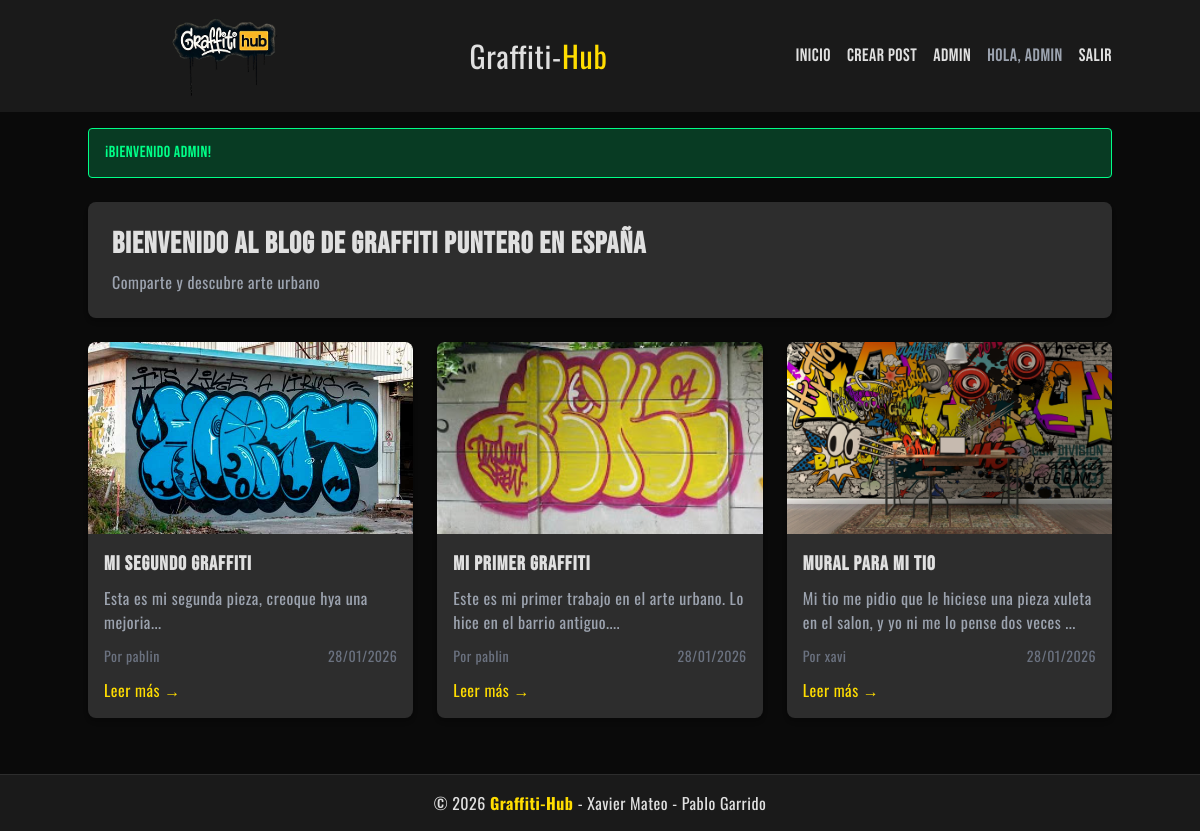
The page / (signed in) on the database its author committed.
### tables this page shows
CREATE TABLE posts (
    id INT AUTO_INCREMENT PRIMARY KEY,
    user_id INT NOT NULL,
    title VARCHAR(200) NOT NULL,
    content TEXT NOT NULL,
    image VARCHAR(255),
    status ENUM('draft', 'published') DEFAULT 'draft',
    created_at TIMESTAMP DEFAULT CURRENT_TIMESTAMP,
    updated_at TIMESTAMP DEFAULT CURRENT_TIMESTAMP ON UPDATE CURRENT_TIMESTAMP,
    FOREIGN KEY (user_id) REFERENCES users(id) ON DELETE CASCADE
);

CREATE TABLE users (
    id INT AUTO_INCREMENT PRIMARY KEY,
    username VARCHAR(50) UNIQUE NOT NULL,
    email VARCHAR(100) UNIQUE NOT NULL,
    password VARCHAR(255) NOT NULL,
    role ENUM('user', 'admin') DEFAULT 'user',
    created_at TIMESTAMP DEFAULT CURRENT_TIMESTAMP
);

### app/Controllers/PostController.php (called while the page is built, shortened)
<?php
require_once __DIR__ . '/../../config/database.php';
require_once __DIR__ . '/../Models/Post.php';
class PostController {
    private $post;
    public function __construct() {
        $database = new Database();
        $this->db = $database->connect();
        $this->post = new Post($this->db);
    }
    public function index() {
        $posts = $this->post->getAllPublished();
        require_once __DIR__ . '/../Views/posts/index.php';
    }
}
?>

### config/database.php (called while the page is built, shortened)
<?php
class Database {
    private $host;
    private $db_name;
    private $username;
    private $password;
    public function __construct() {
        $this->host = getenv('DB_HOST') ?: 'db';
        $this->db_name = getenv('DB_NAME') ?: 'blog_db';
        $this->username = getenv('DB_USER') ?: 'blog_user';
        $this->password = getenv('DB_PASS') ?: 'blog_password';
    }
    public function connect() {
        $this->conn = null;
        $max_attempts = 10;
        $attempt = 0;
        while ($attempt < $max_attempts) {
            try {
                $this->conn = new PDO(
                    "mysql:host=" . $this->host . ";dbname=" . $this->db_name,
                    $this->username,
                    $this->password,
                    array(
                        PDO::ATTR_ERRMODE => PDO::ERRMODE_EXCEPTION,
                        PDO::ATTR_DEFAULT_FETCH_MODE => PDO::FETCH_ASSOC,
                        PDO::MYSQL_ATTR_INIT_COMMAND => "SET NAMES utf8mb4"
                    )
                );
                break;
            } catch(PDOException $e) {
                $attempt++;
                if ($attempt >= $max_attempts) {
                    die("Error de conexión después de $max_attempts intentos: " . $e->getMessage() .
                        "<br><br>Asegúrate de que los contenedores estén corriendo: <code>docker-compose up -d</code>");
                }
                sleep(1);
            }
        }
        return $this->conn;
    }
}
?>

### app/Models/Post.php (called while the page is built, shortened)
<?php
class Post {
    private $conn;
    private $table = 'posts';
    public function __construct($db) {
        $this->conn = $db;
    }
    public function getAllPublished() {
        $query = "SELECT p.*, u.username
                  FROM " . $this->table . " p
                  LEFT JOIN users u ON p.user_id = u.id
                  WHERE p.status = 'published'
                  ORDER BY p.created_at DESC";
        $stmt = $this->conn->prepare($query);
        $stmt->execute();
        return $stmt->fetchAll(PDO::FETCH_ASSOC);
    }
}
?>

### app/Views/posts/index.php (the view, shortened to what this page needs)
<?php include __DIR__ . '/../layouts/header.php'; ?>
<div class="bg-gray-medium p-6 rounded-lg shadow-md mb-6">
    <h1 class="text-3xl font-bold text-gray-light">Bienvenido al Blog de Graffiti puntero en España</h1>
    <p class="text-gray-400 mt-2">Comparte y descubre arte urbano</p>
</div>
<?php if(empty($posts)): ?>
    <div class="bg-gray-medium p-6 rounded-lg shadow-md text-center">
        <p class="text-gray-400">No hay posts publicados aún.</p>
        <?php if(isLoggedIn()): ?>
            <a href="<?= BASE_URL ?>/posts/create" class="inline-block mt-4 bg-neon-green text-dark-bg px-6 py-2 rounded hover:bg-yellow-hub transition-colors">
                Crear el primer post
            </a>
        <?php endif; ?>
    </div>
<?php else: ?>
    <div class="grid grid-cols-1 md:grid-cols-2 lg:grid-cols-3 gap-6">
        <?php foreach($posts as $post): ?>
            <div class="bg-gray-medium rounded-lg shadow-md overflow-hidden hover:border-2 hover:border-yellow-hub transition-all">
                <?php if($post['image']): ?>
                    <img src="<?= UPLOAD_URL . $post['image'] ?>"
                         alt="<?= htmlspecialchars($post['title']) ?>"
                         class="w-full h-48 object-cover">
                <?php else: ?>
                    <div class="w-full h-48 bg-dark-alt flex items-center justify-center">
                        <span class="text-yellow-hub text-4xl">🎨</span>
                    </div>
                <?php endif; ?>
                <div class="p-4">
                    <h3 class="text-xl font-bold mb-2 text-gray-light">
                        <a href="<?= BASE_URL ?>/posts/<?= $post['id'] ?>" class="hover:text-yellow-hub transition-colors">
                            <?= htmlspecialchars($post['title']) ?>
                        </a>
                    </h3>
                    <p class="text-gray-400 mb-3">
                        <?= substr(htmlspecialchars($post['content']), 0, 100) ?>...
                    </p>
                    <div class="flex justify-between items-center text-sm text-gray-500">
                        <span>Por <?= htmlspecialchars($post['username']) ?></span>
                        <span><?= date('d/m/Y', strtotime($post['created_at'])) ?></span>
                    </div>
                    <a href="<?= BASE_URL ?>/posts/<?= $post['id'] ?>"
                       class="inline-block mt-3 text-yellow-hub hover:text-yellow-gold transition-colors">
                        Leer más →
                    </a>
                </div>
            </div>
        <?php endforeach; ?>
    </div>
<?php endif; ?>
<?php include __DIR__ . '/../layouts/footer.php'; ?>

### app/Views/layouts/header.php (style rules this page uses)
body { font-family: 'Oswald', Arial Narrow, sans-serif; letter-spacing: 0.5px; }
h1, h2, h3, h4, h5, h6 { font-family: 'Bebas Neue', Impact, sans-serif; letter-spacing: 1px; }

### rows shown on the page
posts: image (picture), title "Mi segundo graffiti", content "Esta es mi segunda pieza, creoque hya una mejoria", user.username "pablin", created_at "28/01/2026"
posts: image (picture), title "Mi primer graffiti", content "Este es mi primer trabajo en el arte urbano. Lo hice en el barrio antiguo.", user.username "pablin", created_at "28/01/2026"
posts: image (picture), title "Mural para mi tio", content "Mi tio me pidio que le hiciese una pieza xuleta en el salon, y yo ni me lo pense dos veces", user.username "xavi", created_at "28/01/2026"

### other values the page prints
$_SESSION['username'] "ADMIN"
$_SESSION['success'] "¡Bienvenido admin!"
